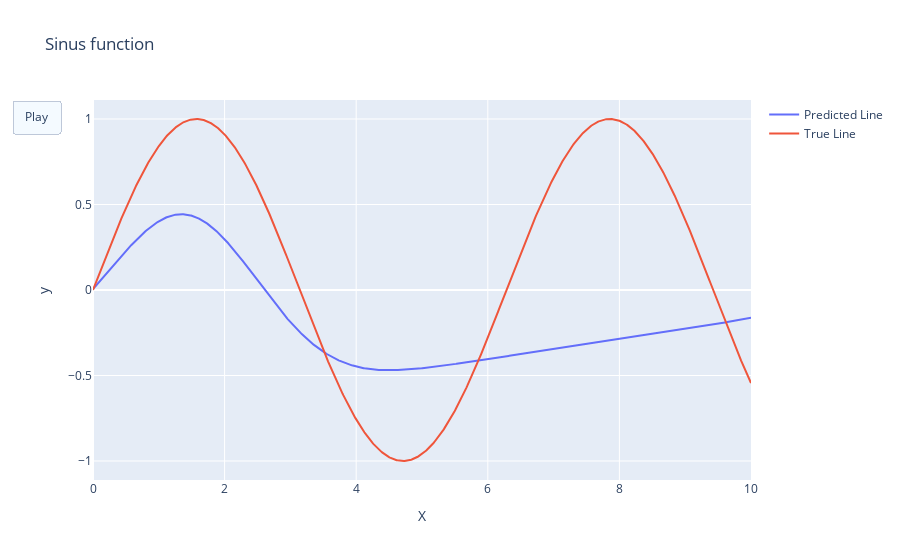

This figure's notebook cell:
### Code cell
X_test = np.linspace(0, 10, 1000).reshape((1000, 1))
y_test = np.sin(X_test)
y_pred = [network.predict(X_test / (2*np.pi)) for network in networks]
fig = go.Figure(
    data=[go.Scatter(x=X_test.flatten(), y=y_pred[0].flatten(), name="Predicted Line")],
    layout=go.Layout(
        updatemenus=[dict(
            type="buttons",
            buttons=[
            dict(
                args = [None, {"frame": {"duration": 120, "redraw": False},
                                "fromcurrent": True, "transition": {"duration": 2}}],
                label = "Play",
                method = "animate",

                )])]
    ),
    frames=[go.Frame(data=[go.Scatter(x=X_test.flatten(), y=y_pred_i.flatten())]) for y_pred_i in y_pred[1:]
            ]
)
fig.add_trace(go.Scatter(x=X_test.flatten(),
                        y=y_test.flatten(),
                        mode="lines",
                        name="True Line"))
fig.update_layout(
    title="Sinus function",
    xaxis_title="X",
    yaxis_title="y",
)
fig.show()

### Figure 1 — Plotly figure (JSON) as saved in the notebook; plotly's stock layout.template omitted (floating-point values rounded to 4 significant figures; data arrays with more than 128 entries replaced by an {"elided": "..."} marker saying what was removed)
{"data": [{"name": "Predicted Line", "type": "scatter", "x": {"elided": "1000 float values"}, "y": {"elided": "1000 float values"}}, {"mode": "lines", "name": "True Line", "type": "scatter", "x": {"elided": "1000 float values"}, "y": {"elided": "1000 float values"}}], "layout": {"title": {"text": "Sinus function"}, "updatemenus": [{"buttons": [{"args": [null, {"frame": {"duration": 120, "redraw": false}, "fromcurrent": true, "transition": {"duration": 2}}], "label": "Play", "method": "animate"}], "type": "buttons"}], "xaxis": {"title": {"text": "X"}}, "yaxis": {"title": {"text": "y"}}}}
